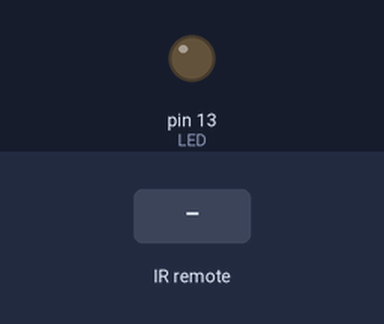
Bench run of a sketch on a simulated Arduino Uno, built with avr-gcc and run on an emulated ATmega328P. On the bench: output pins drawn as LEDs (lit = HIGH). The test bench sets the inputs (shaded band).

Above: at 1.2 s.
1.3 s: infrared code 0xFF22DD received
At 2.2 s:
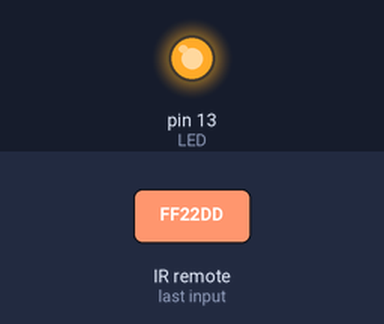
Timing chart, 0 to 4.3 s (numbered marks = the images above; inputs shaded):
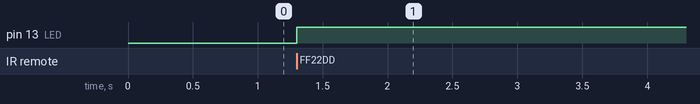

The sketch:

sketch_nov08a.ino
```cpp
/*
 Some Sample code of how to use your IR remote

 * Lets get started:

 The IR sensor's pins are attached to Arduino as so:
 Pin 1 to Vout (pin 11 on Arduino)
 Pin 2 to GND
 Pin 3 to Vcc (+5v from Arduino)

*/

#include <IRremote.h>

int IRpin = 11;  // pin for the IR sensor
int LED = 13;    // LED pin
IRrecv irrecv(IRpin);
decode_results results;

boolean LEDon = true; // initializing LEDon as true

void setup()
{
  Serial.begin(9600);
  irrecv.enableIRIn(); // Start the receiver
  pinMode(LED, OUTPUT);
}

void loop()
{

  if (irrecv.decode(&results))
    {

      irrecv.resume();   // Receive the next value
    }

  switch(results.value)

 {

  case 16720605:
  // do this
  digitalWrite(LED, HIGH);
  break;

  case 16769055:
  // do another thing
  break;

  case 16738455:
  // feed my dog for me
  break;

  default:
  digitalWrite(LED, LOW);

  }

}
```

Measured:
- after the input at 1.3 s, pin 13 (LED): LOW → HIGH at once
